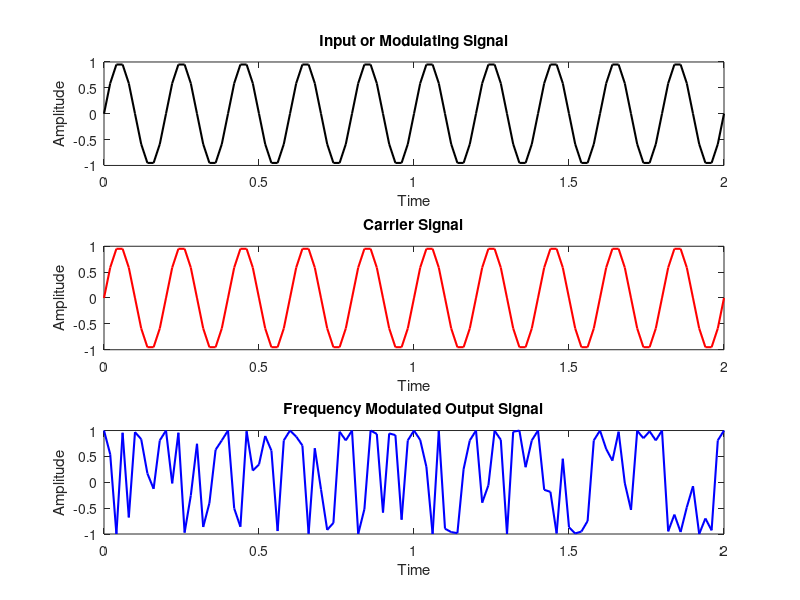

This figure's MATLAB source:
clc;
clear all;
close all;

pkg load signal; % load signal package

fm = input("Enter value of fm: "); % frequency of input message signal
fc = input("Enter value of fc: "); % frequency of output modulated signal
kf = input("Enter value of kf: "); % fm modulation index (kf)

ts=1/(10*fc);
fs=(1/ts);
wm=2*pi*fm;
wc=2*pi*fc;
t=0:ts:2;

% Input or Modulating Signal
input_signal = sin(wm * t);
subplot(3,1,1);
plot(t,input_signal,'k','Linewidth',1.5); % 'k' gives black colour plot
xlabel('Time');
ylabel('Amplitude');
title('Input or Modulating Signal');

% Carrier Signal
carrier_signal = sin(wc *t);
subplot(3,1,2);
plot(t,carrier_signal,'r','Linewidth',1.5); % 'r' gives red colour plot
xlabel('Time');
ylabel('Amplitude');
title('Carrier Signal');

% Frequency Modulated output Signal
fm_signal = cos(wc*t + (kf*2*pi*cumsum(input_signal).*t));
subplot(3,1,3);
plot(t,fm_signal,'b','Linewidth',1.5); % 'b' gives blue colour plot
xlabel('Time');
ylabel('Amplitude');
title('Frequency Modulated Output Signal');

